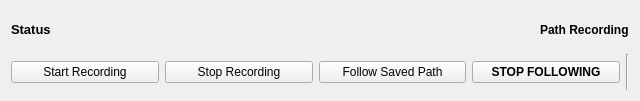
<?xml version="1.0" encoding="UTF-8"?>
<ui version="4.0">
 <class>Form</class>
 <widget class="QWidget" name="Form">
  <property name="geometry">
   <rect>
    <x>0</x>
    <y>0</y>
    <width>640</width>
    <height>101</height>
   </rect>
  </property>
  <property name="sizePolicy">
   <sizepolicy hsizetype="Minimum" vsizetype="Minimum">
    <horstretch>0</horstretch>
    <verstretch>0</verstretch>
   </sizepolicy>
  </property>
  <property name="windowTitle">
   <string>Form</string>
  </property>
  <property name="styleSheet">
   <string notr="true">QWidget[styleit=true] {border-style: solid;
border-width: 2px;
border-right-color: rgb(136, 138, 133);}
</string>
  </property>
  <property name="styleit" stdset="0">
   <bool>true</bool>
  </property>
  <layout class="QVBoxLayout" name="verticalLayout">
   <item>
    <layout class="QHBoxLayout" name="horizontalLayout_3">
     <item>
      <widget class="QLabel" name="label">
       <property name="font">
        <font>
         <pointsize>10</pointsize>
         <weight>75</weight>
         <bold>true</bold>
        </font>
       </property>
       <property name="text">
        <string>Status</string>
       </property>
      </widget>
     </item>
     <item>
      <widget class="ROSTopicLabel" name="statusLabel">
       <property name="text">
        <string/>
       </property>
      </widget>
     </item>
     <item>
      <spacer name="horizontalSpacer_2">
       <property name="orientation">
        <enum>Qt::Horizontal</enum>
       </property>
       <property name="sizeHint" stdset="0">
        <size>
         <width>40</width>
         <height>20</height>
        </size>
       </property>
      </spacer>
     </item>
     <item>
      <widget class="QLabel" name="label_3">
       <property name="font">
        <font>
         <weight>75</weight>
         <bold>true</bold>
        </font>
       </property>
       <property name="text">
        <string>Path Recording</string>
       </property>
      </widget>
     </item>
    </layout>
   </item>
   <item>
    <layout class="QHBoxLayout" name="horizontalLayout">
     <item>
      <widget class="QPushButton" name="startRecordingButton">
       <property name="text">
        <string>Start Recording</string>
       </property>
      </widget>
     </item>
     <item>
      <widget class="ROSServiceClientQButton" name="stopRecordingButton">
       <property name="text">
        <string>Stop Recording</string>
       </property>
      </widget>
     </item>
     <item>
      <widget class="QPushButton" name="followSavedPathButton">
       <property name="text">
        <string>Follow Saved Path</string>
       </property>
      </widget>
     </item>
     <item>
      <widget class="QPushButton" name="stopFollowingPathButton">
       <property name="font">
        <font>
         <weight>75</weight>
         <bold>true</bold>
        </font>
       </property>
       <property name="text">
        <string>STOP FOLLOWING</string>
       </property>
      </widget>
     </item>
     <item>
      <widget class="Line" name="line">
       <property name="orientation">
        <enum>Qt::Vertical</enum>
       </property>
      </widget>
     </item>
    </layout>
   </item>
  </layout>
 </widget>
 <customwidgets>
  <customwidget>
   <class>ROSServiceClientQButton</class>
   <extends>QPushButton</extends>
   <header>widgets/ros_widgets/ros_service_client_button</header>
  </customwidget>
  <customwidget>
   <class>ROSTopicLabel</class>
   <extends>QLabel</extends>
   <header>widgets/ros_widgets/ros_topic_label</header>
  </customwidget>
 </customwidgets>
 <resources/>
 <connections/>
</ui>
